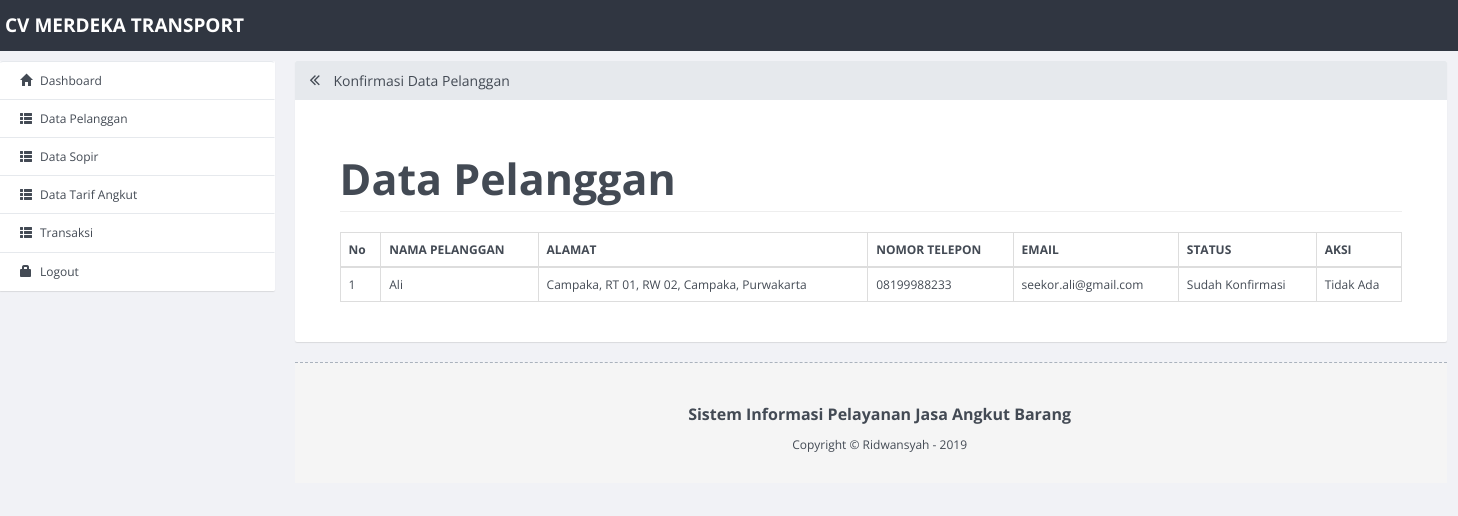
Screenshot of /administrator/admin/data_pelanggan.php with the database file from the repository.
### tables this page shows
CREATE TABLE IF NOT EXISTS `pelanggan` (
`id_pelanggan` int(10) NOT NULL,
  `nama` varchar(30) NOT NULL,
  `no_tlp` varchar(13) NOT NULL,
  `email` varchar(50) NOT NULL,
  `alamat` text NOT NULL,
  `username` varchar(10) NOT NULL,
  `password` varchar(10) NOT NULL,
  `kode` varchar(6) NOT NULL,
  `status` int(1) NOT NULL
);

### administrator/admin/data_pelanggan.php (the view, shortened to what this page needs)
<!DOCTYPE html>
<html>
  <head>
    <link rel="stylesheet" href="dist/css/site.min.css">
  </head>
  <body>
    <nav role="navigation" class="navbar navbar-custom">
        <div class="container-fluid">
          <div class="navbar-header">
            <h4><font color=white>CV MERDEKA TRANSPORT</font></h4>
          </div>
        </div>
      </nav>
    <div class="container-fluid">
        <div class="row row-offcanvas row-offcanvas-left">
          <div class="col-xs-6 col-sm-3 sidebar-offcanvas" role="navigation">
            <ul class="list-group panel">
                <li class="list-group-item"><a href="depan_admin.php"><i class="glyphicon glyphicon-home"></i>Dashboard </a></li>
                <li class="list-group-item"><a href="data_pelanggan.php"><i class="glyphicon glyphicon-th-list"></i>Data Pelanggan </a></li>
                <li class="list-group-item"><a href="data_sopir.php"><i class="glyphicon glyphicon-th-list"></i>Data Sopir </a></li>
                <li class="list-group-item"><a href="data_tarif.php"><i class="glyphicon glyphicon-th-list"></i>Data Tarif Angkut </a></li>
                <li class="list-group-item"><a href="data_transaksi.php"><i class="glyphicon glyphicon-th-list"></i>Transaksi </a></li>
                <li class="list-group-item"><a href="logout.php" ><i class="glyphicon glyphicon-lock"></i>Logout</a></li>
              </ul>
          </div>
          <div class="col-xs-12 col-sm-9 content">
            <div class="panel panel-default">
              <div class="panel-heading">
                <h3 class="panel-title"><a href="javascript:void(0);" class="toggle-sidebar"><span class="fa fa-angle-double-left" data-toggle="offcanvas" title="Maximize Panel"></span></a> Konfirmasi Data Pelanggan</h3>
              </div>
              <div class="panel-body">
                <div class="content-row">
                  <div class="col-md-12">
                    <h2 id="tables" class="page-header">Data Pelanggan</h2>
                    <div class="bs-example">
<?php
$query="select * from pelanggan";
$result=mysql_query($query);
$jml=mysql_num_rows($result);
if ($jml==0) {
echo "<center><font color=red>---Belum Ada Data---</font></center>";
} else {
?>
                      <table class="table table-bordered">
                        <thead>
                          <tr>
                            <th>No</th>
                            <th>NAMA PELANGGAN</th>
                            <th>ALAMAT</th>
                            <th>NOMOR TELEPON</th>
                            <th>EMAIL</th>
                            <th>STATUS</th>
                            <th>AKSI</th>
                          </tr>
                        </thead>
                        <tbody>
<?php
$no=1;
while($data=mysql_fetch_array($result)){
?>
<td><?php echo $no;?></td>
<td><?php echo $data['nama'];?></td>
<td><?php echo $data['alamat'];?></td>
<td><?php echo $data['no_tlp'];?></td>
<td><?php echo $data['email'];?></td>
<?php
if($data['status']=="1"){
?>
<td>Belum Konfirmasi</td>
<td><center><a href="konfirmasi.php?id=<?php echo $data['id_pelanggan'];?>" title="Konfirmasi"><input type="button" value="Konfirmasi Pendaftaran"></a></td>
<?php
} else {
?>
<td>Sudah Konfirmasi</td>
<td>Tidak Ada</td>
<?php
}
?>
<?php
$no++;
}
}
?>
                        </tbody>
                      </table>
                    </div>
            </div>
        </div>
      </div>
    </div>
    <div class="site-footer">
      <div class="container">
        <div class="copyright clearfix">
          <center>
		<p><b>Sistem Informasi Pelayanan Jasa Angkut Barang</b>
          	<p>Copyright &copy; Ridwansyah - 2019</p>
	  </center>
        </div>
      </div>
    </div>
  </body>
</html>

### rows the page displays
pelanggan: nama "Ali", alamat "Campaka, RT 01, RW 02, Campaka, Purwakarta", no_tlp "08199988233", email "seekor.ali@gmail.com", status "Sudah Konfirmasi"
